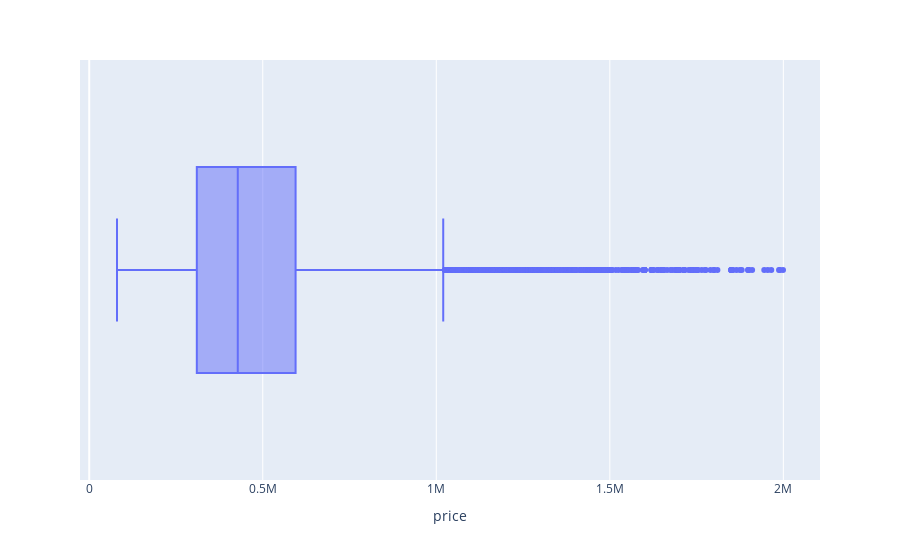

This figure's notebook cell:
### Code cell
px.box(df, 'price')

### Figure 1 — Plotly figure (JSON) as saved in the notebook; plotly's stock layout.template omitted (floating-point values rounded to 4 significant figures; data arrays with more than 128 entries replaced by an {"elided": "..."} marker saying what was removed)
{"data": [{"alignmentgroup": "True", "hovertemplate": "price=%{x}<extra></extra>", "legendgroup": "", "marker": {"color": "#636efa"}, "name": "", "notched": false, "offsetgroup": "", "orientation": "h", "showlegend": false, "type": "box", "x": {"elided": "15961 int values"}, "x0": " ", "xaxis": "x", "y0": " ", "yaxis": "y"}], "layout": {"boxmode": "group", "legend": {"tracegroupgap": 0}, "margin": {"t": 60}, "xaxis": {"anchor": "y", "domain": [0, 1], "title": {"text": "price"}}, "yaxis": {"anchor": "x", "domain": [0, 1]}}}
